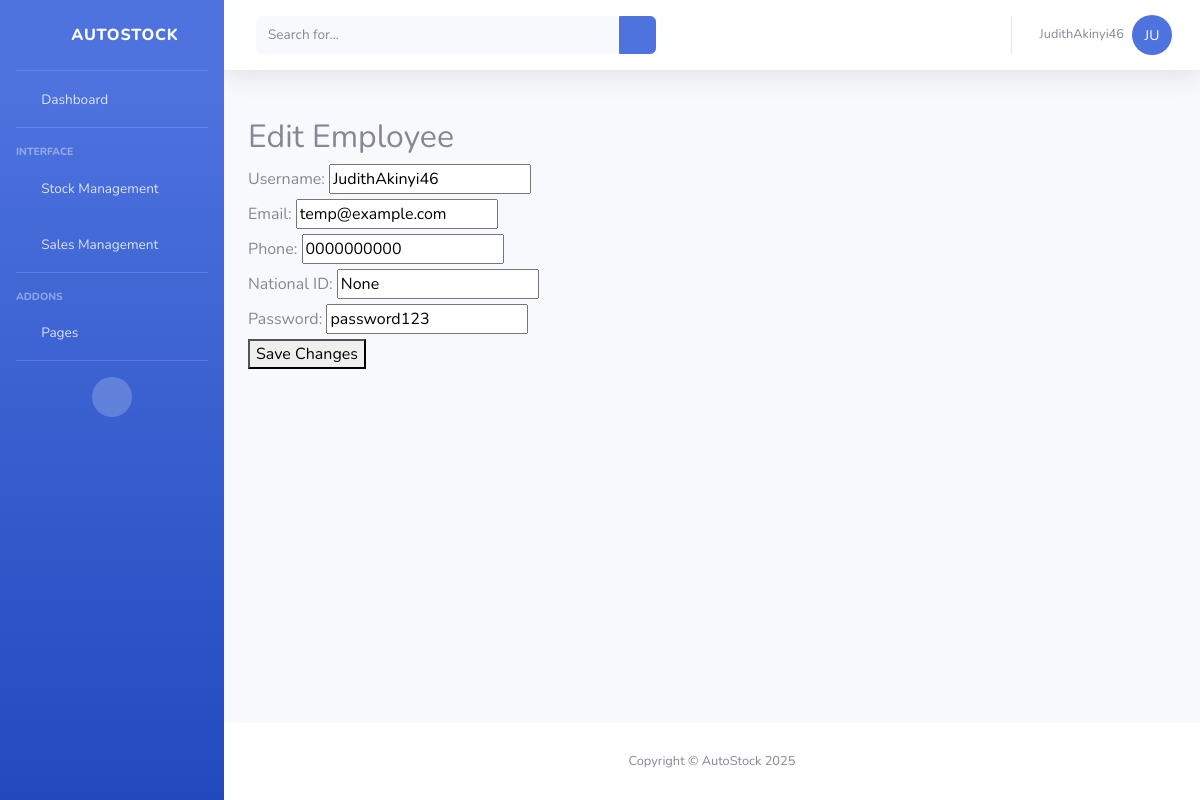
/edit_employee/4/ (signed in), run on an earlier commit of the app's database.
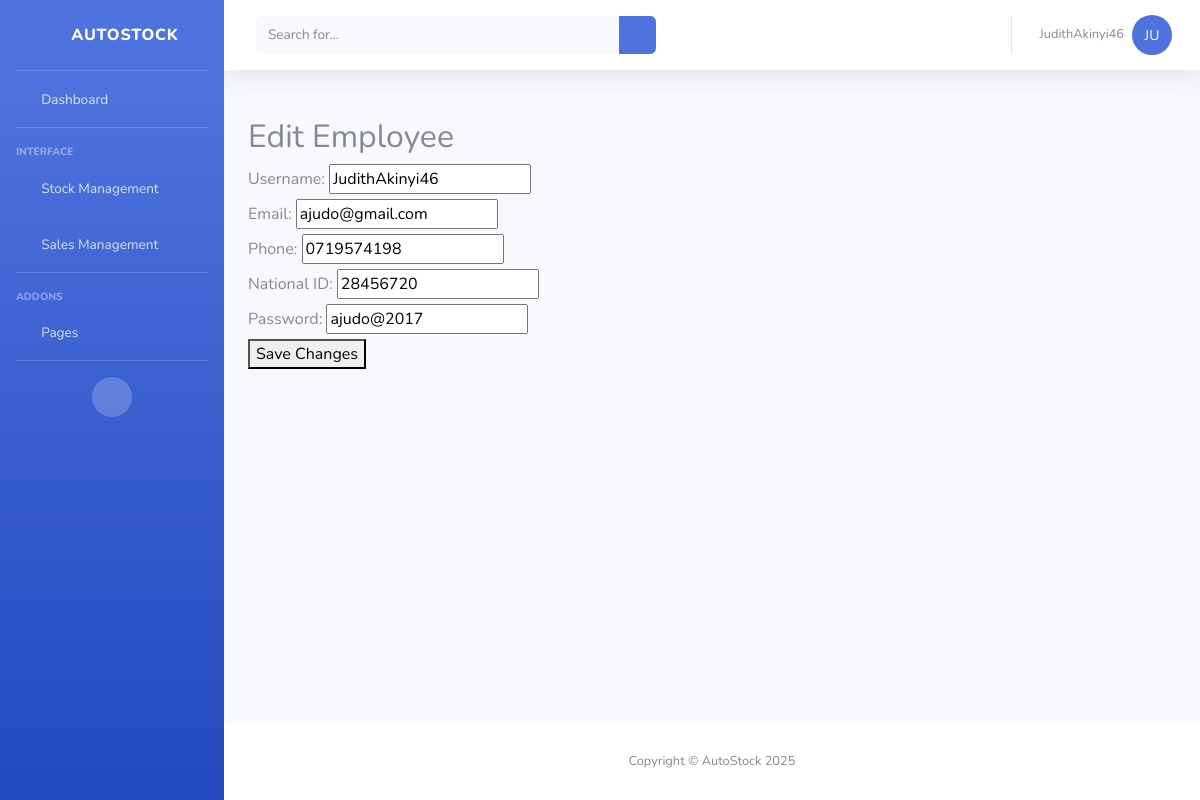
And on a later commit of the database.
### autoapp/models.py (models this page shows, shortened)
class EmployeeProfile(models.Model):
    ROLE_CHOICES = [
        ('boss', 'Boss'),
        ('employee', 'Employee'),
    ]
    user = models.OneToOneField(User, on_delete=models.CASCADE)
    nationalid = models.CharField(max_length=20, blank=True, null=True)
    email = models.EmailField(default='temp@example.com')  # temp default
    phone = models.CharField(max_length=50, default='0000000000')
    password = models.CharField(max_length=100, default='password123')
    role = models.CharField(max_length=10, choices=ROLE_CHOICES, default='employee')  # added role field

### autoapp/views.py (the view)
    def wrapper(request, *args, **kwargs):
        if not request.user.is_superuser and request.user.employeeprofile.role != 'boss':
            return HttpResponseForbidden("You do not have permission to access this page.")
        return function(request, *args, **kwargs)

### autoapp/views.py (called while the page is built, shortened)
def boss_required(function):
    def wrapper(request, *args, **kwargs):
        if not request.user.is_superuser and request.user.employeeprofile.role != 'boss':
            return HttpResponseForbidden("You do not have permission to access this page.")
        return function(request, *args, **kwargs)
    return wrapper

@boss_required
def edit_employee(request, user_id):
    user = get_object_or_404(User, id=user_id)
    employee = get_object_or_404(EmployeeProfile, user=user)
    return render(request, 'edit_employee.html', {
        'employee': employee,
        'user': user,
    })

### template/edit_employee.html (shortened to what the changed rows need)
<!DOCTYPE html>
<html lang="en">
<head>
    {% load static %}
    <link href="{% static 'vendor/fontawesome-free/css/all.min.css' %}" rel="stylesheet" type="text/css">
    <link href="{% static 'css/sb-admin-2.min.css' %}" rel="stylesheet">
</head>
<body id="page-top">
    <div id="wrapper">
        <div id="content-wrapper" class="d-flex flex-column">
            <div id="content">
               <div class="container mt-5">
<h2>Edit Employee</h2>
<form method="POST">
    <label for="username">Username:</label>
    <input type="text" name="username" value="{{ user.username }}"><br>
    <label for="email">Email:</label>
    <input type="email" name="email" value="{{ employee.email }}"><br>
    <label for="phone">Phone:</label>
    <input type="text" name="phone" value="{{ employee.phone }}"><br>
    <label for="nationalid">National ID:</label>
    <input type="text" name="nationalid" value="{{ employee.nationalid }}"><br>
    <label for="password">Password:</label>
    <input type="text" name="password" value="{{ employee.password }}"><br>
    <button type="submit">Save Changes</button>
</form>
</div>
            </div>
    <br><br><br><br><br>
        </div>
    </div>
</body>
</html>

What changed in the data, as far as the page shows it:
changed EmployeeProfile: email "temp@example.com" → "ajudo@gmail.com"; phone "0000000000" → "0719574198"; nationalid "None" → "28456720"; password "password123" → "ajudo@2017"
